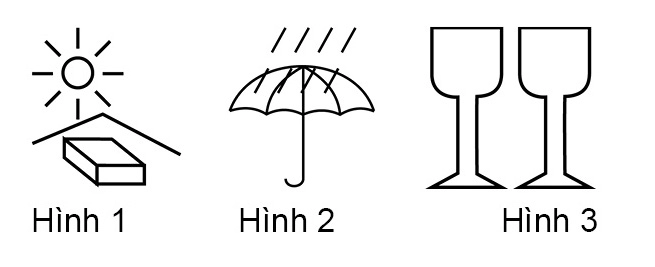
#> input picture images/188.jpg, 655 x 267 px
$ python -i fix_229_230_images.py   (imports and definitions only)
#> lines starting #> are read from the running program, lines starting #| are printed output that depends on the picture; after the words box and inside, x2 and y2 are one past the last pixel; in counts of white or black regions, pixels touching at a corner belong together
#> further down, picture is the input picture: PIL image 655x267 RGB; mean R, G, B 241, 240.9, 241
import os, sys
import pymupdf as fitz
from PIL import Image, ImageChops

# [1 line not run here, left out]

pdf_path = r"C:\Users\Admin\Downloads\250-cau-hoi-thi-ly-thuyet-lai-xe-moto-tt.pdf"
out_dir = r"c:\Users\Admin\Downloads\Allinone\images\driving"
# [1 line not run here, left out]

def trim_and_pad(im, padding=8, bg_color=(255, 255, 255), tolerance=12):
#> called with padding = 8, bg_color = (255, 255, 255), tolerance = 12
    if im.mode != 'RGB':
        im = im.convert('RGB')
    bg = Image.new('RGB', im.size, bg_color)
#> bg: PIL image 655x267 RGB; every value is 255
    diff = ImageChops.difference(im, bg)
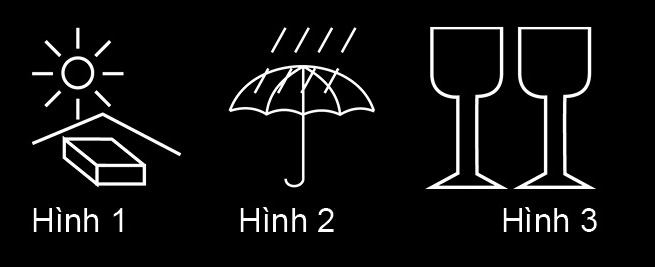
#> diff: PIL image 655x267 RGB; mean R, G, B 14, 14.1, 14
    gray = diff.convert('L')
    bw = gray.point(lambda p: 255 if p > tolerance else 0)
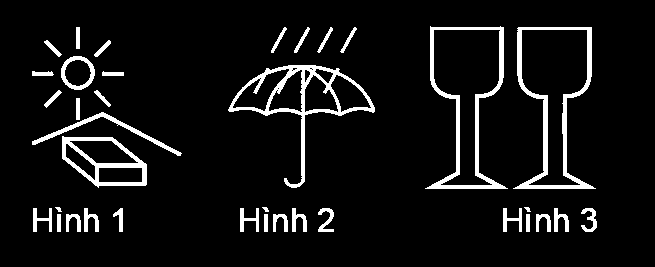
#> bw: PIL image 655x267 L; 7.1% white; 36 white regions, largest, box (x1, y1, x2, y2) and area: (228, 65, 375, 188) 2293, (513, 27, 596, 189) 2224, (425, 26, 508, 189) 2084
    bbox = bw.getbbox()
#> bbox = (32, 26, 597, 232)
    if bbox:
        w, h = im.size
#> w = 655; h = 267
        x0 = max(0, bbox[0] - padding)
#> x0 = 24
        y0 = max(0, bbox[1] - padding)
#> y0 = 18
        x1 = min(w, bbox[2] + padding)
#> x1 = 605
        y1 = min(h, bbox[3] + padding)
#> y1 = 240
        return im.crop((x0, y0, x1, y1))
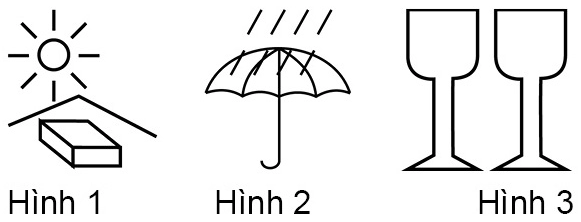
#> returned value: PIL image 581x222 RGB; mean R, G, B 236, 235.9, 236
    return im

def extract_pixmap(xref):
    pix = fitz.Pixmap(doc, xref)
    if pix.n >= 5:
        pix = fitz.Pixmap(fitz.csRGB, pix)
    return Image.frombytes("RGB", [pix.width, pix.height], pix.samples)

# Save Q230 (xref 2687 on page 95)
# [1 line that did not run here, left out]
# [2 lines not run here, left out]

# Save Q229 (same diagram as Q231: xref 2714 on page 96)
# [1 line that did not run here, left out]
# [2 lines not run here, left out]

>>> from PIL import Image
>>> picture = Image.open('../images/188.jpg')
>>> result = trim_and_pad(picture)

$ run again, on images/487.jpg
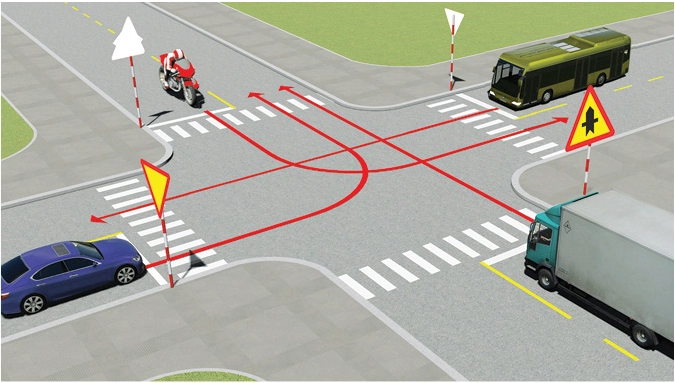
#> input picture images/487.jpg, 675 x 383 px
#> picture is the input picture: PIL image 675x383 RGB; mean R, G, B 171.1, 170.8, 160.7
#> bg: PIL image 675x383 RGB; every value is 255
#> in trim_and_pad, `gray = diff.convert('L')`:
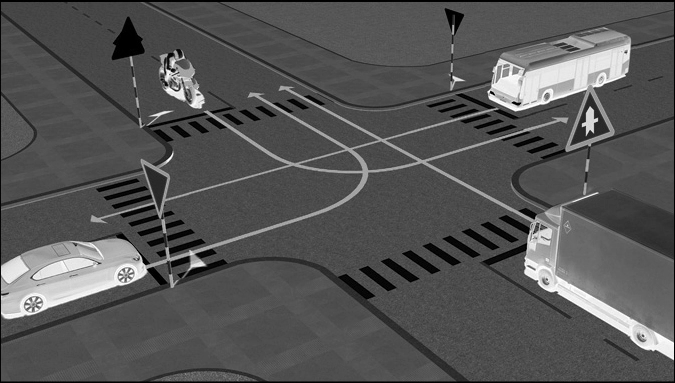
#> gray: PIL image 675x383 L; min 0, max 255, mean 85.2
#> in trim_and_pad, `bw = gray.point(lambda p: 255 if p > tolerance else 0)`:
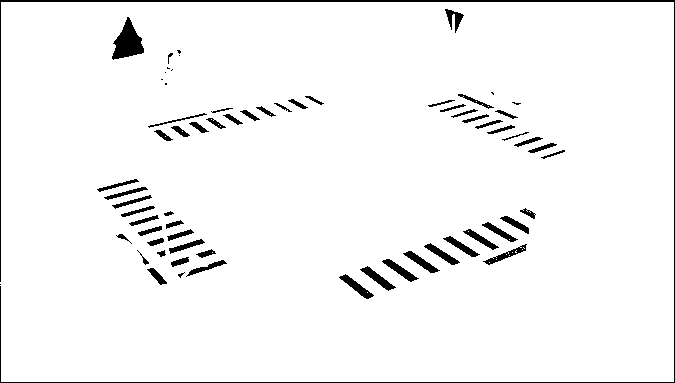
#> bw: PIL image 675x383 L; 96.3% white; 68 black regions (11 under 20 px), largest, box (x1, y1, x2, y2) and area: (0, 0, 675, 383) 2781, (112, 17, 144, 60) 755, (360, 266, 396, 291) 264
#> bbox = (0, 2, 674, 382)
#> x0 = 0
#> x1 = 675
#> y1 = 383

$ run again, on images/490.jpg
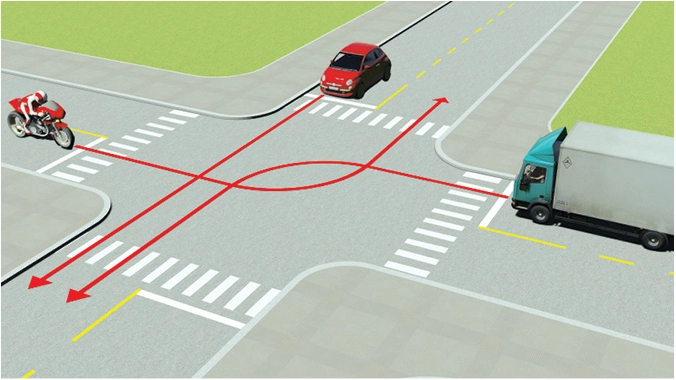
#> input picture images/490.jpg, 676 x 380 px
#> picture is the input picture: PIL image 676x380 RGB; mean R, G, B 184.8, 192.8, 174.2
#> bg: PIL image 676x380 RGB; every value is 255
#> in trim_and_pad, `gray = diff.convert('L')`:
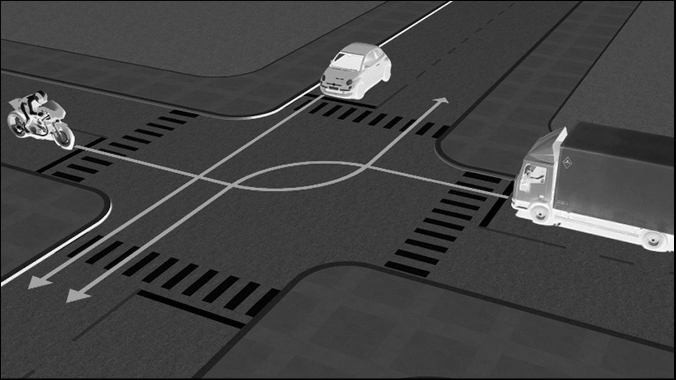
#> gray: PIL image 676x380 L; min 0, max 255, mean 66.7
#> in trim_and_pad, `bw = gray.point(lambda p: 255 if p > tolerance else 0)`:
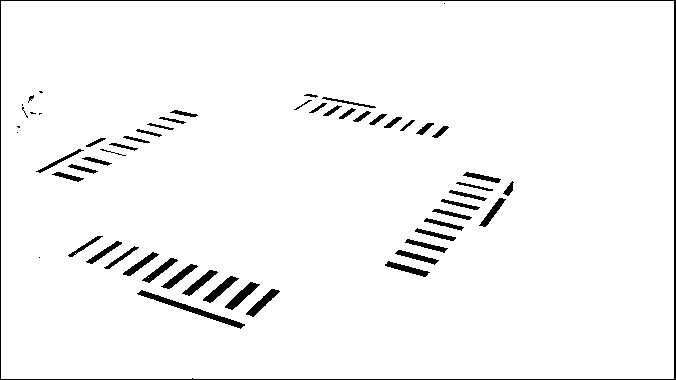
#> bw: PIL image 676x380 L; 96.4% white; 58 black regions (9 under 20 px), largest, box (x1, y1, x2, y2) and area: (0, 0, 676, 380) 2487, (137, 290, 245, 329) 598, (225, 282, 260, 310) 309
#> bbox = (1, 1, 674, 379)
#> x0 = 0
#> x1 = 676
#> y1 = 380
